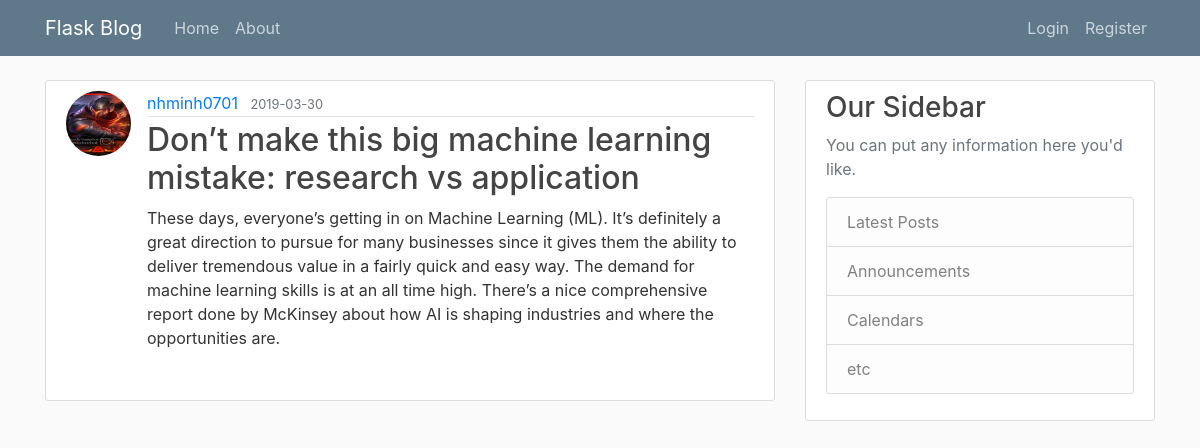
Screenshot of /post/2 with the database file from the repository.
### flaskblog/models.py (models this page shows, shortened)
class User(db.Model, UserMixin):
    id = db.Column(db.Integer, primary_key=True)
    username = db.Column(db.String(20), unique=True, nullable=False)
    email = db.Column(db.String(120), unique=True, nullable=False)
    image_file = db.Column(db.String(20), nullable=False, default='default.jpg')
    password = db.Column(db.String(60), nullable=False)
    posts = db.relationship('Post', backref='author',lazy=True)

class Post(db.Model):
    id = db.Column(db.Integer, primary_key=True)
    title = db.Column(db.String(100), nullable=False)
    date_posted = db.Column(db.DateTime, nullable=False, default=datetime.utcnow)
    content = db.Column(db.Text, nullable=False)
    user_id = db.Column(db.Integer, db.ForeignKey('user.id'), nullable=False)

### flaskblog/routes.py (the view)
@app.route("/post/<int:post_id>")
def post(post_id):
    post = Post.query.get_or_404(post_id)
    return render_template('post.html', title=post.title, post=post)

### flaskblog/templates/post.html (shortened to what this page needs)
{% extends "layout.html" %}
{% block content %}
		<article class="media content-section">
			<img class="rounded-circle article-img" src="{{ url_for('static', filename='profile_pics/' + post.author.image_file) }}">
			<div class="media-body">
				<div class="article-metadata">
					<a class="mr-2" href="#">{{ post.author.username }}</a>
					<small class="text-muted">{{ post.date_posted.strftime('%Y-%m-%d') }}</small>
				</div>
				<h2 class="article-title">{{ post.title }}</h2>
				<p class="article-content">{{ post.content }}</p>
			</div>
		</article>
{% endblock content %}

### flaskblog/static/main.css (style rules this page uses)
body { background: #fafafa; color: #333333; margin-top: 5rem; }
h1, h2, h3, h4, h5, h6 { color: #444444; }
.content-section { background: #ffffff; padding: 10px 20px; border: 1px solid #dddddd; border-radius: 3px; margin-bottom: 20px; }
.article-title { color: #444444; }
.article-content { white-space: pre-line; }
.article-img { height: 65px; width: 65px; margin-right: 16px; }
.article-metadata { padding-bottom: 1px; margin-bottom: 4px; border-bottom: 1px solid #e3e3e3 }

### rows the page displays
User: image_file (picture), author.username "nhminh0701"
Post: date_posted "2019-03-30", title "Don’t make this big machine learning mistake: research vs application", content "These days, everyone’s getting in on Machine Learning (ML). It’s definitely a great direction to pursue for many businesses since it gives them the ability to deliver tremendous value in a fairly quick and easy way. The demand for machine learning skills is at an all time high. There’s a nice comprehensive report done by McKinsey about how AI is shaping industries and where the opportunities are."
